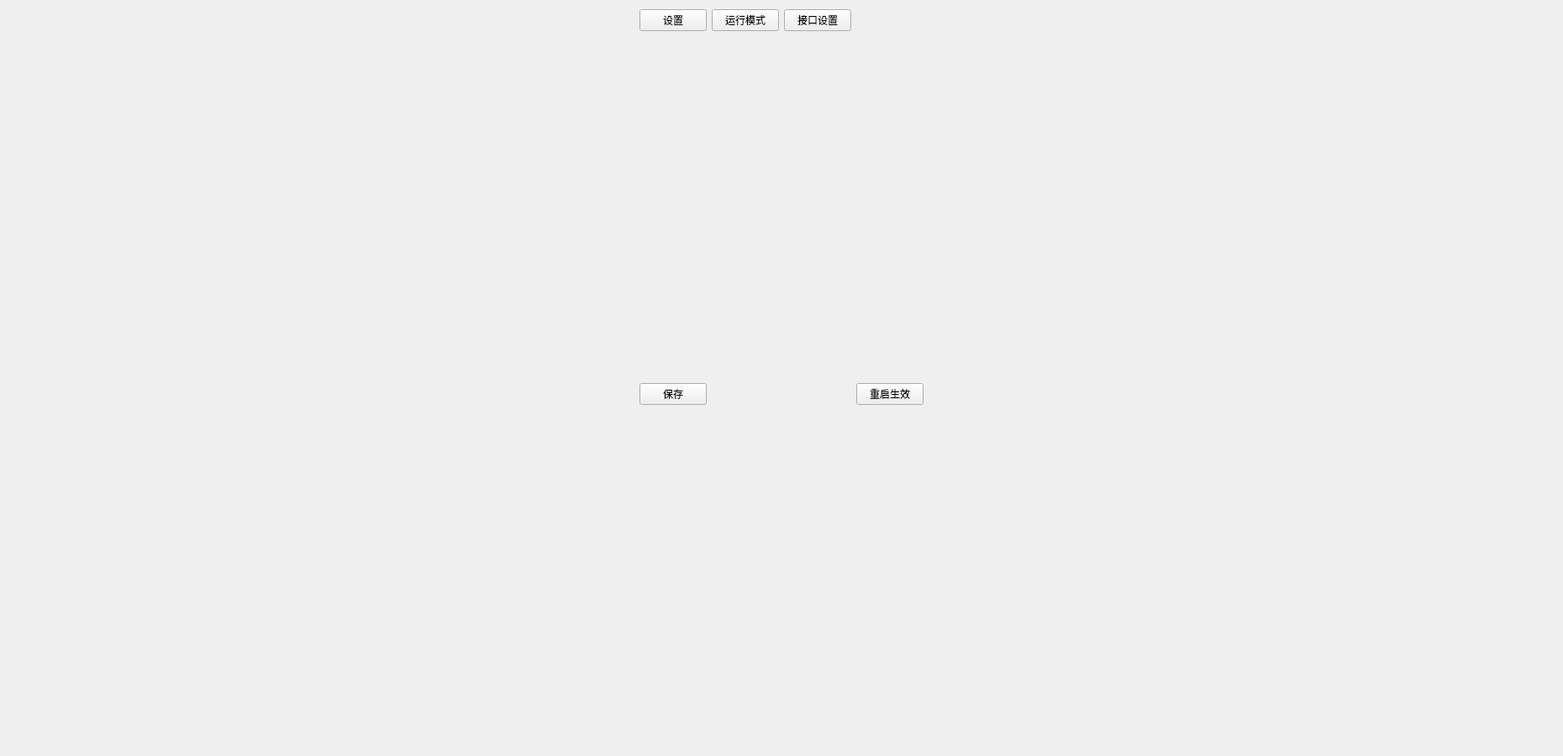
<?xml version="1.0" encoding="UTF-8"?>
<ui version="4.0">
 <class>WorkStationSetForm</class>
 <widget class="QWidget" name="WorkStationSetForm">
  <property name="geometry">
   <rect>
    <x>0</x>
    <y>0</y>
    <width>1860</width>
    <height>900</height>
   </rect>
  </property>
  <property name="windowTitle">
   <string>Form</string>
  </property>
  <layout class="QGridLayout" name="gridLayout">
   <item row="0" column="0">
    <spacer name="horizontalSpacer">
     <property name="orientation">
      <enum>Qt::Horizontal</enum>
     </property>
     <property name="sizeHint" stdset="0">
      <size>
       <width>743</width>
       <height>20</height>
      </size>
     </property>
    </spacer>
   </item>
   <item row="0" column="1">
    <widget class="QPushButton" name="pushButton_w_set">
     <property name="text">
      <string>设置</string>
     </property>
    </widget>
   </item>
   <item row="0" column="2">
    <widget class="QPushButton" name="pushButton_w_run_mode">
     <property name="text">
      <string>运行模式</string>
     </property>
    </widget>
   </item>
   <item row="0" column="3">
    <widget class="QPushButton" name="pushButton_w_interface_set">
     <property name="text">
      <string>接口设置</string>
     </property>
    </widget>
   </item>
   <item row="1" column="1" colspan="4">
    <widget class="QStackedWidget" name="stackedWidget">
     <widget class="QWidget" name="page"/>
     <widget class="QWidget" name="page_2"/>
    </widget>
   </item>
   <item row="1" column="5">
    <spacer name="horizontalSpacer_2">
     <property name="orientation">
      <enum>Qt::Horizontal</enum>
     </property>
     <property name="sizeHint" stdset="0">
      <size>
       <width>743</width>
       <height>20</height>
      </size>
     </property>
    </spacer>
   </item>
   <item row="2" column="1">
    <widget class="QPushButton" name="pushButton_w_save">
     <property name="text">
      <string>保存</string>
     </property>
    </widget>
   </item>
   <item row="2" column="4">
    <widget class="QPushButton" name="pushButton_w_reboot">
     <property name="text">
      <string>重启生效</string>
     </property>
    </widget>
   </item>
   <item row="3" column="1">
    <spacer name="verticalSpacer">
     <property name="orientation">
      <enum>Qt::Vertical</enum>
     </property>
     <property name="sizeHint" stdset="0">
      <size>
       <width>20</width>
       <height>40</height>
      </size>
     </property>
    </spacer>
   </item>
  </layout>
 </widget>
 <tabstops>
  <tabstop>pushButton_w_run_mode</tabstop>
  <tabstop>pushButton_w_interface_set</tabstop>
 </tabstops>
 <resources/>
 <connections>
  <connection>
   <sender>pushButton_w_set</sender>
   <signal>clicked()</signal>
   <receiver>WorkStationSetForm</receiver>
   <slot>pushButtonWsSet()</slot>
   <hints>
    <hint type="sourcelabel">
     <x>759</x>
     <y>72</y>
    </hint>
    <hint type="destinationlabel">
     <x>725</x>
     <y>-20</y>
    </hint>
   </hints>
  </connection>
  <connection>
   <sender>pushButton_w_run_mode</sender>
   <signal>clicked()</signal>
   <receiver>WorkStationSetForm</receiver>
   <slot>pushButtonWsRunMode()</slot>
   <hints>
    <hint type="sourcelabel">
     <x>948</x>
     <y>69</y>
    </hint>
    <hint type="destinationlabel">
     <x>967</x>
     <y>-38</y>
    </hint>
   </hints>
  </connection>
  <connection>
   <sender>pushButton_w_interface_set</sender>
   <signal>clicked()</signal>
   <receiver>WorkStationSetForm</receiver>
   <slot>pushButtonWsInterface()</slot>
   <hints>
    <hint type="sourcelabel">
     <x>1136</x>
     <y>69</y>
    </hint>
    <hint type="destinationlabel">
     <x>1152</x>
     <y>-27</y>
    </hint>
   </hints>
  </connection>
  <connection>
   <sender>pushButton_w_save</sender>
   <signal>clicked()</signal>
   <receiver>WorkStationSetForm</receiver>
   <slot>pushButtonWsSaveConfig()</slot>
   <hints>
    <hint type="sourcelabel">
     <x>859</x>
     <y>534</y>
    </hint>
    <hint type="destinationlabel">
     <x>861</x>
     <y>891</y>
    </hint>
   </hints>
  </connection>
  <connection>
   <sender>pushButton_w_reboot</sender>
   <signal>clicked()</signal>
   <receiver>WorkStationSetForm</receiver>
   <slot>pushButtonWsReboot()</slot>
   <hints>
    <hint type="sourcelabel">
     <x>1032</x>
     <y>536</y>
    </hint>
    <hint type="destinationlabel">
     <x>1039</x>
     <y>847</y>
    </hint>
   </hints>
  </connection>
 </connections>
 <slots>
  <slot>pushButtonWsSet()</slot>
  <slot>pushButtonWsRunMode()</slot>
  <slot>pushButtonWsInterface()</slot>
  <slot>pushButtonWsSaveConfig()</slot>
  <slot>pushButtonWsReboot()</slot>
 </slots>
</ui>
